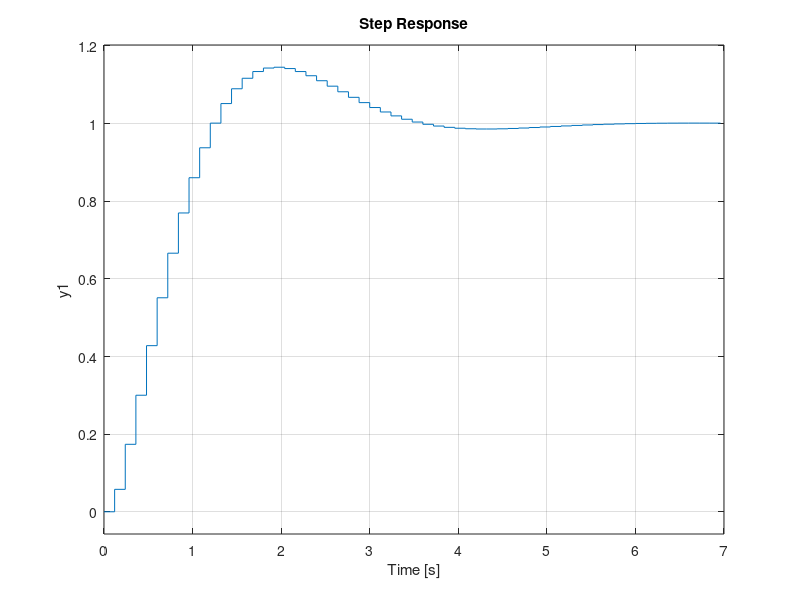

MATLAB code to generate this figure: (Note: this script raises an error after producing the figure.)

clc;close all;
G=zpk([],[-1 -3],[10])
t=0.12
Gd=c2d(G,t,'zoh')
T=0.12
% sisotool(Gd)
C=zpk([0.564 0.807],[1 0],0.93928,t) %muestra el compensador importado de sisotool
F=feedback(C*Gd,1) % sistema de lazo cerrado
pole(F)
zero(F)
pzmap(F)

figure(1)
step(F);hold on;
% plot(tout,yout(:,1))
figure(3)
plot(tout,yout(:,4:6));hold on;legend('Derivariva','Integral','Prop');